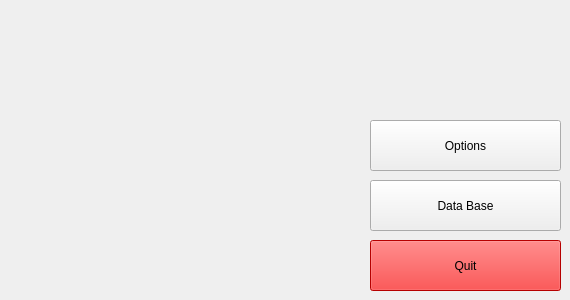
    <widget class="QWidget" name="tab">
     <attribute name="title">
      <string>Home</string>
     </attribute>
     <widget class="QPushButton" name="pushButton_5">
      <property name="geometry">
       <rect>
        <x>370</x>
        <y>180</y>
        <width>191</width>
        <height>51</height>
       </rect>
      </property>
      <property name="styleSheet">
       <string notr="true">font: 20pt &quot;MS Shell Dlg 2&quot;;</string>
      </property>
      <property name="text">
       <string>Data Base</string>
      </property>
     </widget>
     <widget class="QPushButton" name="pushButton_6">
      <property name="geometry">
       <rect>
        <x>370</x>
        <y>120</y>
        <width>191</width>
        <height>51</height>
       </rect>
      </property>
      <property name="styleSheet">
       <string notr="true">font: 20pt &quot;MS Shell Dlg 2&quot;;</string>
      </property>
      <property name="text">
       <string>Options</string>
      </property>
     </widget>
     <widget class="QPushButton" name="pushButton_7">
      <property name="geometry">
       <rect>
        <x>370</x>
        <y>240</y>
        <width>191</width>
        <height>51</height>
       </rect>
      </property>
      <property name="styleSheet">
       <string notr="true">font: 20pt &quot;MS Shell Dlg 2&quot;;
background-color: rgb(255, 0, 0);</string>
      </property>
      <property name="text">
       <string>Quit</string>
      </property>
     </widget>
    </widget>
